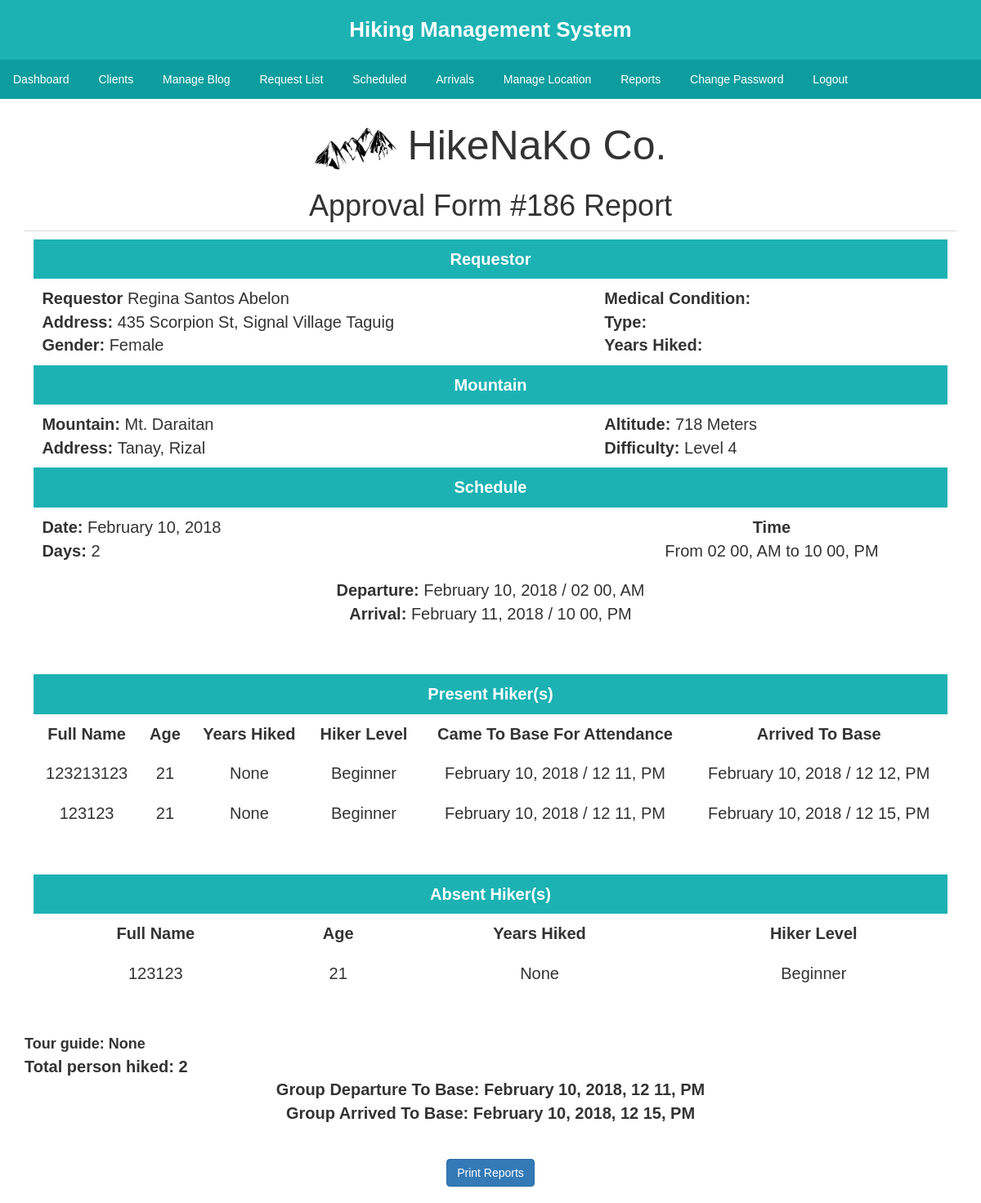
The app's page /attendanceReport.php?id=186 (signed in) with its own data.
### tables this page shows
CREATE TABLE IF NOT EXISTS `register` (
`id` int(11) NOT NULL,
  `setspot_id` int(11) NOT NULL,
  `datenow` datetime NOT NULL,
  `user_id` int(11) NOT NULL,
  `date` date NOT NULL,
  `days` int(100) NOT NULL,
  `startTime` time NOT NULL,
  `until` time NOT NULL,
  `status` varchar(100) NOT NULL,
  `dateConfirmed` date NOT NULL,
  `done` varchar(100) NOT NULL,
  `arriveDate` date NOT NULL,
  `arrive` date NOT NULL,
  `arriveTime` time NOT NULL,
  `arriveStatus` varchar(100) NOT NULL,
  `groupTime` time NOT NULL,
  `groupDate` date NOT NULL,
  `tourguide` varchar(100) NOT NULL,
  `guide` varchar(100) NOT NULL
);

CREATE TABLE IF NOT EXISTS `users` (
`id` int(11) NOT NULL,
  `firstname` varchar(15) NOT NULL,
  `middlename` varchar(15) NOT NULL,
  `lastname` varchar(15) NOT NULL,
  `gender` varchar(10) NOT NULL,
  `bday` date NOT NULL,
  `contact` varchar(100) NOT NULL,
  `address` varchar(200) NOT NULL,
  `username` varchar(50) NOT NULL,
  `password` varchar(50) NOT NULL,
  `confirmpsw` varchar(50) NOT NULL,
  `email` varchar(100) NOT NULL,
  `profilePic` blob NOT NULL,
  `question` varchar(1000) NOT NULL,
  `answer` varchar(1000) NOT NULL,
  `condition` varchar(100) NOT NULL,
  `specify` varchar(100) NOT NULL,
  `type` varchar(100) NOT NULL,
  `years` varchar(100) NOT NULL
);

CREATE TABLE IF NOT EXISTS `setspot` (
`id` int(10) NOT NULL,
  `mountain_name` varchar(50) NOT NULL,
  `address` varchar(100) NOT NULL,
  `level` int(10) NOT NULL,
  `altitude` float NOT NULL,
  `requirements` varchar(500) NOT NULL,
  `photo` blob NOT NULL,
  `description` varchar(2000) NOT NULL,
  `slot` int(100) NOT NULL,
  `map` text NOT NULL,
  `equipment` varchar(1000) NOT NULL,
  `direction` varchar(2000) NOT NULL
);

CREATE TABLE IF NOT EXISTS `hikerlist` (
`id` int(100) NOT NULL,
  `register_id` int(100) NOT NULL,
  `name` varchar(100) NOT NULL,
  `age` varchar(100) NOT NULL,
  `contact` varchar(100) NOT NULL,
  `years` varchar(100) NOT NULL,
  `experience` varchar(100) NOT NULL,
  `medical` varchar(100) NOT NULL,
  `requirements` blob NOT NULL,
  `status` varchar(100) NOT NULL,
  `attendance` varchar(100) NOT NULL,
  `sets` int(100) NOT NULL,
  `now` date NOT NULL,
  `last` date NOT NULL,
  `finish` varchar(100) NOT NULL,
  `departureTime` time NOT NULL,
  `departureDate` date NOT NULL,
  `hikerArrive` varchar(100) NOT NULL,
  `arriveTime` time NOT NULL,
  `arriveDate` date NOT NULL,
  `remarks` varchar(1000) NOT NULL
);

### attendanceReport.php (the view, shortened to what this page needs)
<?php
	include 'loggedheader.php';
	include 'connect.php';
	include 'loginchecker/adminMenu.php';
	$query = "SELECT * FROM register LEFT JOIN setspot ON register.setspot_id = setspot.id LEFT JOIN users ON register.user_id = users.id WHERE register.id = " . $_GET['id'];
	$result = mysqli_query($con,$query);
	if($result){
		while($row = mysqli_fetch_array($result)){
			$fname=$row['firstname'];
			$mname=$row['middlename'];
			$lname=$row['lastname'];
			$mountain=$row['mountain_name'];
			$date=date("F d, Y",strtotime($row['date']));
			$address=$row['address'];
			$gender=$row['gender'];
			$id = $row[0];
			$mountain_address=$row[21];
			$altitude=$row['altitude'];
			$level=$row['level'];
			$time=date("h i, A",strtotime($row['startTime']));
			$until=date("h i, A",strtotime($row['until']));
			$days=$row['days'];
			$specify=$row['specify'];
			$type=$row['type'];
			$years=$row['years'];
			$arrival = date('F d, Y', strtotime($date."+" . $days." days"."-1 days"));
			$arrivedate = date("F d, Y",strtotime($row['arrive']));
			$arrivetime = date("h i, A",strtotime($row['arriveTime']));
			$gdt=date("h i, A",strtotime($row['groupTime']));
			$gdd=date("F d, Y",strtotime($row['groupDate']));
			$guide=$row['tourguide'];
			$gname=$row['guide'];
		}
	}
?>
 <!DOCTYPE html>
 <html>
      <head>
           <link rel="stylesheet" href="https://maxcdn.bootstrapcdn.com/bootstrap/3.3.6/css/bootstrap.min.css" />
           <link rel="stylesheet" href="https://cdn.datatables.net/1.10.12/css/dataTables.bootstrap.min.css" />
      </head>
<body>
	<div class="container"  id="print" style="padding-bottom: 20px;margin-top: 10px;">
		<h2 align="center" style="font-size: 50px;"><img src="images/logo.png" width="100" height="60"> HikeNaKo Co.</h2>
		<h1 align="center">Approval Form #<?php echo $id; ?> Report</h1>
		<div class="table-responsive">
                <table class="tables" width="100%" style="padding: 0px;">
                 	<thead>
                        <tr>
							<th width="100%" colspan="2" style="font-size: 20px; text-align: center;">Requestor</th>
						</tr>
                    </thead>
                    <tbody>
                    	<tr>
                    		<td style="font-size: 20px;">
                    			<span style="font-weight: bold;">Requestor</span>
                    			<?php echo ucfirst($fname)." ".ucfirst($mname)." ".ucfirst($lname);?><br>
								<span style="font-weight: bold;">Address:</span>
								<?php echo $address; ?><br>
								<span style="font-weight: bold;">Gender:</span>
								<?php echo $gender; ?><br>
                    		</td>
                    		<td style="font-size: 20px;">
								<span style="font-weight: bold;">Medical Condition:</span>
								<?php echo $specify; ?><br>
								<span style="font-weight: bold;">Type:</span>
								<?php echo $type; ?><br>
								<span style="font-weight: bold;">Years Hiked:</span>
								<?php echo $years; ?><br>
				            </td>
                    	</tr>
                    </tbody>
                    <thead>
                        <tr>
							<th width="100%" colspan="2" style="font-size: 20px; text-align: center;">Mountain</th>
						</tr>
                    </thead>
                    <tbody>
                    	<tr>
                    		<td style="font-size: 20px;">
                    			<span style="font-weight: bold;">Mountain: </span>
                    			<?php echo ucfirst($mountain);?><br>
								<span style="font-weight: bold;">Address: </span>
								<?php echo $mountain_address; ?><br>
                    		</td>
                    		<td style="font-size: 20px;">
								<span style="font-weight: bold;">Altitude:</span>
								<?php echo $altitude; ?> Meters<br>
								<span style="font-weight: bold;">Difficulty:</span>
								Level <?php echo $level; ?><br>
				            </td>
                    	</tr>
                    </tbody>
                     <thead>
                        <tr>
							<th width="100%" colspan="2" style="font-size: 20px; text-align: center;">Schedule</th>
						</tr>
                    </thead>
                    <tbody>
                    	<tr>
                    		<td style="font-size: 20px;">
                    			<span style="font-weight: bold;">Date: </span>
                    			<?php echo $date;?><br>
								<span style="font-weight: bold;">Days: </span>
								<?php echo $days; ?><br>
                    		</td>
                    		<td style="font-size: 20px;">
								<span style="font-weight: bold;"><center>Time</center></span>
								<center>From <?php echo $time; ?> to <?php echo $until; ?></center>
				            </td>
                    	</tr>
                    	<tr>
                    		<td style="font-size: 20px; text-align: center;" colspan="2" >
                    			<span style="font-weight: bold;">Departure: </span>
                    			<?php echo $date.' / '.$time;?><br>
                    			<span style="font-weight: bold;">Arrival: </span>
                    			<?php echo $arrival.' / '.$until;?><br>
                    		</td>
                    	</tr>
                    </tbody>
                </table>
            </div>
             <div class="table-responsive">
                <table class="tables" width="100%" style="padding: 0px;">
                 	<thead>
                        <tr>
							<th width="100%" colspan="8" style="font-size: 20px; text-align: center;">Present Hiker(s)</th>
						</tr>
                    </thead>
                    <tbody align="center">
               			<tr style="font-weight: bold;">
                    		<td style="font-size: 20px;">Full Name</td>
                    		<td style="font-size: 20px;">Age</td>
                    		<td style="font-size: 20px;">Years Hiked</td>
                    		<td style="font-size: 20px;">Hiker Level</td>
                    		<td style="font-size: 20px;">Came To Base For Attendance</td>
                    		<td style="font-size: 20px;">Arrived To Base</td>
                    	</tr>
                    	<?php
                         	$query = "SELECT * FROM hikerlist WHERE attendance='Present' AND register_id='$id'";
							$response = mysqli_query($con,$query);
							if($response){
								while($row = mysqli_fetch_array($response)){
								$name=$row['name'];
								$age=$row['age'];
								$year=$row['years'];
								$experience=$row['experience'];
								$dt=date("h i, A",strtotime($row['departureTime']));
								$dd=date("F d, Y",strtotime($row['departureDate']));
								$at=date("h i, A",strtotime($row['arriveTime']));
								$ad=date("F d, Y",strtotime($row['arriveDate']));
								?>
									<tr>
										<form method="POST">
										<td style="font-size: 20px;"><?php echo $name; ?></td>
										<td style="font-size: 20px;"><?php echo $age;?></td>
										<td style="font-size: 20px;"><?php echo $year;?></td>
										<td style="font-size: 20px;"><?php echo $experience;?></td>
										<td style="font-size: 20px;"><?php echo $dd.' / '. $dt;?></td>
										<td style="font-size: 20px;"><?php echo $ad.' / '. $at;?></td>
									</form>
									</tr>
								<?php
								}
							}
							?>
                    </tbody>
                </table>
            </div>
             <div class="table-responsive">
                <table class="tables" width="100%" style="padding: 0px;">
                 	<thead>
                        <tr>
							<th width="100%" colspan="8" style="font-size: 20px; text-align: center;">Absent Hiker(s)</th>
						</tr>
                    </thead>
                    <tbody align="center">
               			<tr style="font-weight: bold;">
                    		<td style="font-size: 20px;">Full Name</td>
                    		<td style="font-size: 20px;">Age</td>
                    		<td style="font-size: 20px;">Years Hiked</td>
                    		<td style="font-size: 20px;">Hiker Level</td>
                    	</tr>
                    	<?php
                         	$query = "SELECT * FROM hikerlist WHERE attendance='Absent' AND register_id='$id'";
							$response = mysqli_query($con,$query);
							if($response){
								while($row = mysqli_fetch_array($response)){
								$name=$row['name'];
								$age=$row['age'];
								$year=$row['years'];
								$experience=$row['experience'];
								?>
									<tr>
										<form method="POST">
										<td style="font-size: 20px;"><?php echo $name; ?></td>
										<td style="font-size: 20px;"><?php echo $age;?></td>
										<td style="font-size: 20px;"><?php echo $year;?></td>
										<td style="font-size: 20px;"><?php echo $experience;?></td>
									</form>
									</tr>
								<?php
								}
							}
							?>
                    </tbody>
                </table>
            </div>
             <?php
            	if($guide=='Yes'){
								echo '<hr><div style="font-size:18px;font-weight:bold;">Tour guide: '.$gname.'</div>';
            	}
            	else{
            		echo '<div style="font-size:18px;font-weight:bold;">Tour guide: None</div>';
            	}
             ?>
             <?php
				$select = "SELECT *,COUNT(attendance) as total FROM hikerlist WHERE attendance='Present' AND register_id='$id'";
				$response = mysqli_query($con,$select);
							if($response){
								while($row = mysqli_fetch_array($response)){
								$total=$row['total'];
								}
							}
			?>
			<div style="text-align:left;font-weight: bold;font-size: 20px; ">Total person hiked: <?php echo $total; ?></div>
			<div style="text-align: center;font-weight: bold;font-size: 20px; ">Group Departure To Base: <?php echo $gdd.', '. $gdt; ?></div>
			<div style="text-align: center;font-weight: bold;font-size: 20px; ">Group Arrived To Base: <?php echo $arrivedate.', '. $arrivetime; ?></div>
	</div>
            <div class="container" style="padding-bottom: 10px;" align="center" >
		        <br>
		        <p><button class="btn btn-primary" onclick="printContent('print')">Print Reports</button></p>
		      </div>
</body>
</html>

### css/styles.css (style rules this page uses)
* { -webkit-font-smoothing: antialiased; font-family: 'Arial', sans-serif !important; margin: 0px; }
p { font-family: 'lato'; font-size: 24px; }
body { overflow-y: scroll; }
h1 { color: #0d9d9e; margin: 14px; border-bottom: 1px solid #d8d8d8; padding-bottom: 10px; margin-top: 20px; }
.tables { width: 98%; padding-left: 0px; padding-right: 0px; border-collapse: collapse; margin: 0 auto; margin-bottom: 50px; }
.tables th { background: #1cb2b3; color: #fff; padding: 10px; font-size: 14px; text-align: left; }
.tables td { padding: 10px; font-size: 14px; }

### records on screen
register: id "186", user.firstname "Regina", user.middlename "Santos", user.lastname "Abelon", user.address "435 Scorpion St, Signal Village Taguig", user.gender "Female", setspot.mountain_name "Mt. Daraitan", setspot.address "Tanay, Rizal", setspot.altitude "718", setspot.level "4", date "February 10, 2018", days "2", startTime "02 00, AM", until "10 00, PM", arrival "February 11, 2018", groupDate "February 10, 2018", groupTime "12 11, PM", arrive "February 10, 2018", arriveTime "12 15, PM"
hikerlist: name "123213123", age "21", years "None", experience "Beginner", departureDate "February 10, 2018", departureTime "12 11, PM", arriveDate "February 10, 2018", arriveTime "12 12, PM"
hikerlist: name "123123", age "21", years "None", experience "Beginner", departureDate "February 10, 2018", departureTime "12 11, PM", arriveDate "February 10, 2018", arriveTime "12 15, PM"
hikerlist: name "123123", age "21", years "None", experience "Beginner"

### other values on screen
$total "2"
